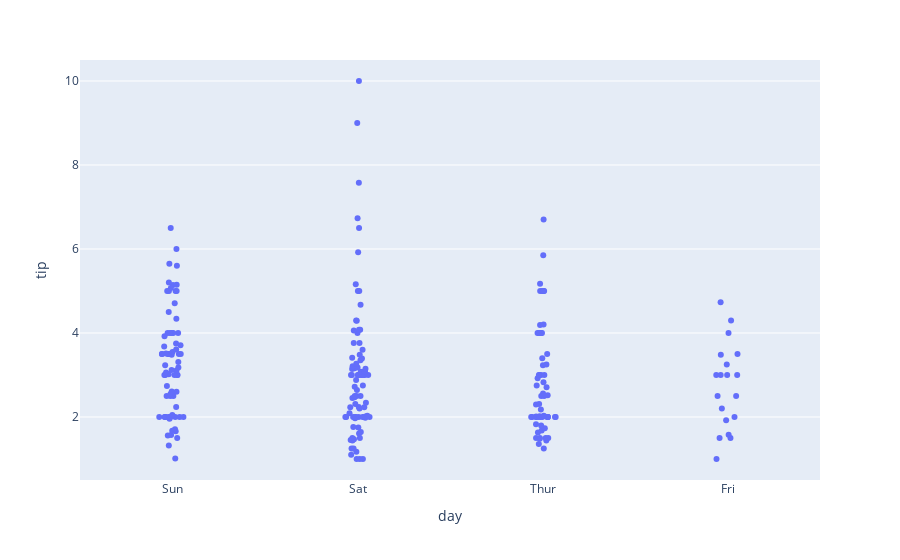

The code cell stored with this chart in its notebook:
### Code cell
fig = px.strip(df_new, x='day', y='tip')
fig.show()

### Figure 1 — Plotly figure (JSON) as saved in the notebook; plotly's stock layout.template omitted (floating-point values rounded to 4 significant figures; data arrays with more than 128 entries replaced by an {"elided": "..."} marker saying what was removed)
{"data": [{"alignmentgroup": "True", "boxpoints": "all", "fillcolor": "rgba(255,255,255,0)", "hoveron": "points", "hovertemplate": "day=%{x}<br>tip=%{y}<extra></extra>", "legendgroup": "", "line": {"color": "rgba(255,255,255,0)"}, "marker": {"color": "#636efa"}, "name": "", "offsetgroup": "", "orientation": "v", "pointpos": 0, "showlegend": false, "type": "box", "x": {"elided": "244 str values"}, "x0": " ", "xaxis": "x", "y": {"elided": "244 float values"}, "y0": " ", "yaxis": "y"}], "layout": {"boxmode": "group", "legend": {"tracegroupgap": 0}, "margin": {"t": 60}, "xaxis": {"anchor": "y", "domain": [0, 1], "title": {"text": "day"}}, "yaxis": {"anchor": "x", "domain": [0, 1], "title": {"text": "tip"}}}}
